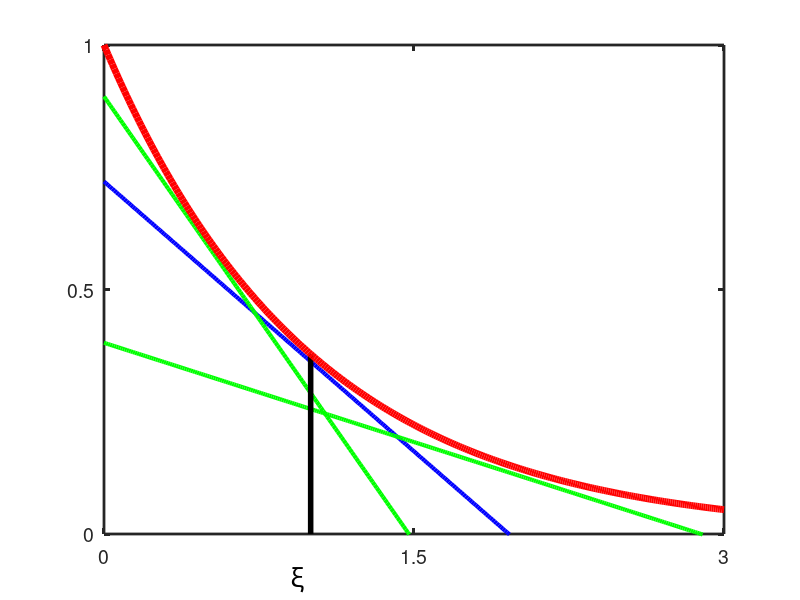

This chart was generated by the following MATLAB code: (Note: this script raises an error after producing the figure.)
%% Lowerbound illustration
%
%%
function optLowerbound

f = @(x) exp(-x);
domain = 0:0.01:3;
xi = 1;
offset = 0.015;
t1 = @(x) -exp(-xi)*x + f(xi)+exp(-xi)*xi-offset;
t2 = @(x) -exp(-0.5)*x + f(0.5)+exp(-0.5)*0.5-offset;
t3 = @(x) -exp(-2)*x + f(2)+exp(-2)*2-offset;


figure; hold on;

plot(domain,t1(domain),'-b','LineWidth',3);
plot(domain,t2(domain),'-g','LineWidth',3);
plot(domain,t3(domain),'-g','LineWidth',3);
plot([1 1],[0 f(1)],'-k','LineWidth',4);
plot(domain,f(domain),'-r','LineWidth',5);
axis([0 3 0 1]);
set(gca,'XTick',[0 1.5 3],'YTick',[0 0.5 1],'box','on',...
    'LineWidth',2,'FontSize',14);



annotation(gcf,'textbox',[0.365 0.01208 0.05599 0.1111],...
    'String',{'\xi'},...
    'FontSize',20,...
    'LineStyle','none');

printPmtkFigure 'optLowerbound';



end
